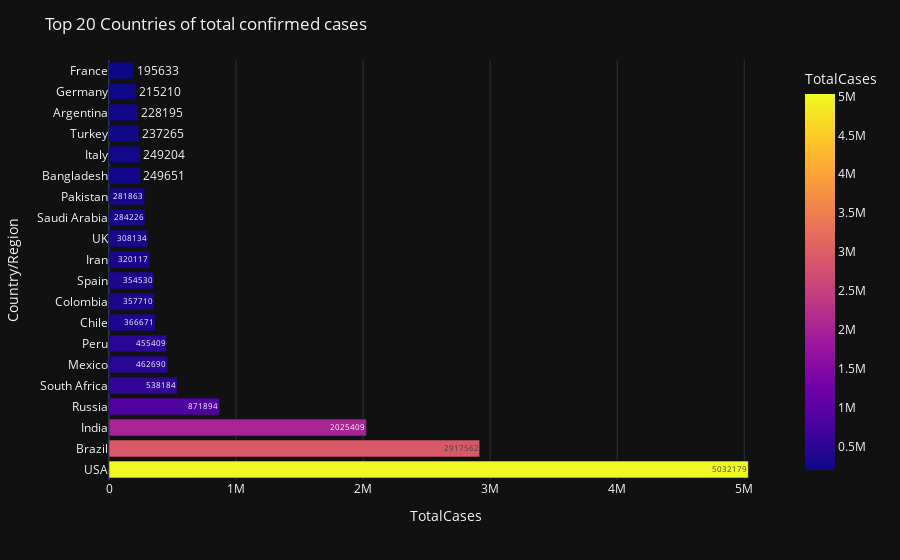

The notebook cell this image was saved under:
### Markdown cell above
#### Problem_statement 1: Worst 20 countries having max. Recovered cases

### Code cell
fig = px.bar(world_data.iloc[0:20],y='Country/Region',x='TotalCases',color='TotalCases',text='TotalCases')
fig.update_layout(template='plotly_dark',title_text='Top 20 Countries of total confirmed cases')
fig.show()

### Figure 1 — Plotly figure (JSON) as saved in the notebook; plotly's stock layout.template omitted (floating-point values rounded to 4 significant figures)
{"data": [{"alignmentgroup": "True", "hovertemplate": "TotalCases=%{marker.color}<br>Country/Region=%{y}<extra></extra>", "legendgroup": "", "marker": {"color": [5032179, 2917562, 2025409, 871894, 538184, 462690, 455409, 366671, 357710, 354530, 320117, 308134, 284226, 281863, 249651, 249204, 237265, 228195, 215210, 195633], "coloraxis": "coloraxis", "pattern": {"shape": ""}}, "name": "", "offsetgroup": "", "orientation": "h", "showlegend": false, "text": [5032179, 2917562, 2025409, 871894, 538184, 462690, 455409, 366671, 357710, 354530, 320117, 308134, 284226, 281863, 249651, 249204, 237265, 228195, 215210, 195633], "textposition": "auto", "type": "bar", "x": [5032179, 2917562, 2025409, 871894, 538184, 462690, 455409, 366671, 357710, 354530, 320117, 308134, 284226, 281863, 249651, 249204, 237265, 228195, 215210, 195633], "xaxis": "x", "y": ["USA", "Brazil", "India", "Russia", "South Africa", "Mexico", "Peru", "Chile", "Colombia", "Spain", "Iran", "UK", "Saudi Arabia", "Pakistan", "Bangladesh", "Italy", "Turkey", "Argentina", "Germany", "France"], "yaxis": "y"}], "layout": {"barmode": "relative", "coloraxis": {"colorbar": {"title": {"text": "TotalCases"}}, "colorscale": [[0, "#0d0887"], [0.1111, "#46039f"], [0.2222, "#7201a8"], [0.3333, "#9c179e"], [0.4444, "#bd3786"], [0.5556, "#d8576b"], [0.6667, "#ed7953"], [0.7778, "#fb9f3a"], [0.8889, "#fdca26"], [1, "#f0f921"]]}, "legend": {"tracegroupgap": 0}, "margin": {"t": 60}, "title": {"text": "Top 20 Countries of total confirmed cases"}, "xaxis": {"anchor": "y", "domain": [0, 1], "title": {"text": "TotalCases"}}, "yaxis": {"anchor": "x", "domain": [0, 1], "title": {"text": "Country/Region"}}}}
